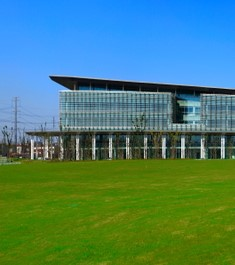
#> input picture test1/1.jpg, 235 x 265 px
$ python main.py
#> lines starting #> are read from the running program, lines starting #| are printed output that depends on the picture
import cv2
import numpy as np
import random
RANSAC_TIME = 1500
MIN_DIS = 5
compression = 3
index = 0
def stitch(img1, img2):
    global index
    index += 1
    height1 = img1.shape[0]
    width1 = img1.shape[1]
    height2 = img2.shape[0]
    width2 = img2.shape[1]
    height = max(height1, height2)
    width = max(width1, width2)
    img1 = cv2.copyMakeBorder(img1, (height - height1)//2, height - height1 - (height - height1)//2, (width - width1)//2, width - width1 - (width - width1)//2, cv2.BORDER_CONSTANT)
    img2 = cv2.copyMakeBorder(img2, (height - height2)//2, height - height2 - (height - height2)//2, (width - width2)//2, width - width2 - (width - width2)//2, cv2.BORDER_CONSTANT)
    sift = cv2.xfeatures2d.SIFT_create()
    kp1, des1 = sift.detectAndCompute(img1, None)
    kp2, des2 = sift.detectAndCompute(img2, None)
    FLANN_INDEX_KDTREE = 0
    indexParams = dict(algorithm=FLANN_INDEX_KDTREE, trees=5)
    searchParams = dict(checks=50)

    flann = cv2.FlannBasedMatcher(indexParams, searchParams)
    match = flann.knnMatch(des1, des2, k=2)
    goodMatch = []
    for i,(m,n) in enumerate(match):
            if m.distance < 0.75 * n.distance:
                    goodMatch.append(m)

    max_num = 0
    list_max = []
    for i in range(RANSAC_TIME):
        list = []
        ranIdx = []
        for j in range(4):
            ranIdx.append(random.randint(0, len(goodMatch) - 1))
        x1, y1 = kp1[goodMatch[ranIdx[0]].queryIdx].pt
        x1p, y1p = kp2[goodMatch[ranIdx[0]].trainIdx].pt
        x2, y2 = kp1[goodMatch[ranIdx[1]].queryIdx].pt
        x2p, y2p = kp2[goodMatch[ranIdx[1]].trainIdx].pt
        x3, y3 = kp1[goodMatch[ranIdx[2]].queryIdx].pt
        x3p, y3p = kp2[goodMatch[ranIdx[2]].trainIdx].pt
        x4, y4 = kp1[goodMatch[ranIdx[3]].queryIdx].pt
        x4p, y4p = kp2[goodMatch[ranIdx[3]].trainIdx].pt
        A = np.matrix([[x1, y1, 1, 0, 0, 0, -x1 * x1p, -x1p * y1],
                   [0, 0, 0, x1, y1, 1, -x1 * y1p, -y1 * y1p],
                   [x2, y2, 1, 0, 0, 0, -x2 * x2p, -x2p * y2],
                   [0, 0, 0, x2, y2, 1, -x2 * y2p, -y2 * y2p],
                   [x3, y3, 1, 0, 0, 0, -x3 * x3p, -x3p * y3],
                   [0, 0, 0, x3, y3, 1, -x3 * y3p, -y3 * y3p],
                   [x4, y4, 1, 0, 0, 0, -x4 * x4p, -x4p * y4],
                   [0, 0, 0, x4, y4, 1, -x4 * y4p, -y4 * y4p]])
        b = np.matrix([[x1p],
                       [y1p],
                       [x2p],
                       [y2p],
                       [x3p],
                       [y3p],
                       [x4p],
                       [y4p]])
        num = 0
        try:
            x = np.linalg.inv(A) * b
            H = np.matrix([[x[0, 0], x[1, 0], x[2, 0]],
                           [x[3, 0], x[4, 0], x[5, 0]],
                           [x[6, 0], x[7, 0], 1]])
            num = 0
            for j in range(len(goodMatch)):
                x, y = kp1[goodMatch[j].queryIdx].pt
                ptr = H * np.matrix([[x], [y], [1]])
                xp, yp = kp2[goodMatch[j].trainIdx].pt
                ptrp = np.matrix([[xp], [yp], [1]])
                dist = np.linalg.norm(ptrp - ptr)
                if dist <= MIN_DIS:
                    num += 1
                    list.append(goodMatch[j])
            if num >= max_num:
                maxH = H
                max_num = num
                list_max = list

        except:
            pass
    img_out = cv2.drawMatches(img1, kp1, img2, kp2, list_max, None, flags=2)
    cv2.imwrite(str(index) + 'match.jpg', img_out)
    print(max_num)
    warpImg = cv2.warpPerspective(img2, np.array(maxH), (img1.shape[1] + img2.shape[1], img2.shape[0]), flags=cv2.WARP_INVERSE_MAP)
    direct = warpImg.copy()
    direct[0:img1.shape[0], 0:img1.shape[1]] = img1
    rows, cols = img1.shape[:2]

    for col in range(0, cols):
        if img1[:, col].any() and warpImg[:, col].any():
            left = col
            break
    for col in range(cols - 1, 0, -1):
        if img1[:, col].any() and warpImg[:, col].any():
            right = col
            break

    res = np.zeros([rows, cols, 3], np.uint8)
    for row in range(0, rows - 1):
        for col in range(0, cols):
            if not img1[row, col].any():
                res[row, col] = warpImg[row, col]
            elif not warpImg[row, col].any():
                res[row, col] = img1[row, col]
            else:
                srcImgLen = float(abs(col - left))
                testImgLen = float(abs(col - right))
                alpha = srcImgLen / (srcImgLen + testImgLen)
                res[row, col] = np.clip(img1[row, col] * (1 - alpha) + warpImg[row, col] * alpha, 0, 255)

    warpImg[0:img1.shape[0], 0:img1.shape[1]] = res
    p = 0
    for i in range(warpImg.shape[1]):
        pixel = warpImg.shape[1] - i - 1
        for j in range(warpImg.shape[0]):
            if (warpImg[j][pixel][0] != 0 or warpImg[j][pixel][1] != 0 or warpImg[j][pixel][2] != 0):
                if p == 0:
                    p = pixel

    warpImg = warpImg[:, 0:p]
    return warpImg

img1 = cv2.imread('test1/1.jpg')
#> img1 is the input picture: shape (265, 235, 3); mean B, G, R 114.3, 127.7, 75.6
img2 = cv2.imread('test1/2.jpg')
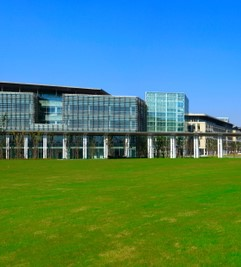
#> input picture test1/2.jpg, 241 x 267 px
#> img2 is the input picture: shape (267, 241, 3); mean B, G, R 117.1, 131.1, 74.5
img3 = cv2.imread('test1/3.jpg')
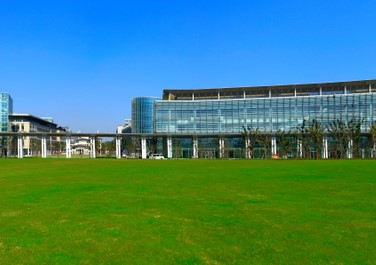
#> input picture test1/3.jpg, 376 x 265 px
#> img3 is the input picture: shape (265, 376, 3); mean B, G, R 119.2, 130, 67.2
img4 = cv2.imread('test1/4.jpg')
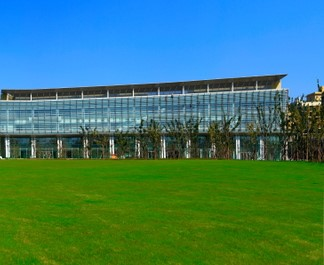
#> input picture test1/4.jpg, 324 x 265 px
#> img4 is the input picture: shape (265, 324, 3); mean B, G, R 107.7, 121.9, 62.5
img1 = cv2.resize(img1, (img1.shape[1]//compression,img1.shape[0]//compression), interpolation=cv2.INTER_AREA)
#> img1: shape (88, 78, 3)
img2 = cv2.resize(img2, (img2.shape[1]//compression,img2.shape[0]//compression), interpolation=cv2.INTER_AREA)
#> img2: shape (89, 80, 3)
img3 = cv2.resize(img3, (img3.shape[1]//compression,img3.shape[0]//compression), interpolation=cv2.INTER_AREA)
#> img3: shape (88, 125, 3)
img4 = cv2.resize(img4, (img4.shape[1]//compression,img4.shape[0]//compression), interpolation=cv2.INTER_AREA)
#> img4: shape (88, 108, 3)
test = stitch(stitch(stitch(img1, img2),img3),img4)
#> in stitch, `img1 = cv2.copyMakeBorder(img1, (height - height1)//2, height - height..`:
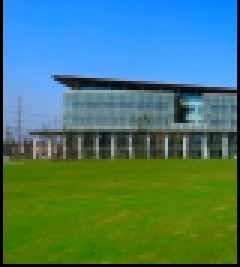
#> img1: shape (89, 80, 3) (shown 3 times larger); mean of channels 0, 1, 2 110.2, 123.1, 72.9; drawn as B, G, R
#> in stitch, `kp1, des1 = sift.detectAndCompute(img1, None)`: kp1 = 26 keypoints; strongest (x, y, size): (60, 38, 3.3), (64, 34, 2.5), (65, 40, 4.3), (35, 46, 2.8)
#> in stitch, `kp2, des2 = sift.detectAndCompute(img2, None)`: kp2 = 45 keypoints; strongest (x, y, size): (67, 42, 2.2), (50, 50, 1.9), (69, 40, 1.9), (13, 38, 3.3)
#> in stitch, `match = flann.knnMatch(des1, des2, k=2)`: match = 26 matches
#> the loop in stitch, `for i,(m,n) in enumerate(match):` made 26 passes
#> after the loop in stitch, `for i,(m,n) in enumerate(match):`: goodMatch = 9 matches
#> the loop in stitch, `for i in range(RANSAC_TIME):` made 1500 passes
#> (x1, y1, x1p, y1p, x2, y2, x2p, y2p) on pass 22: (40.71, 50.92, 24.76, 51.21, 51.95, 50.87, 24.76, 51.21)
#> (x1, y1, x1p, y1p, x2, y2, x2p, y2p) on passes 1 to 6: (64.6, 45.13, 17.87, 45.41, 64.6, 45.13, 17.87, 45.41), (71.71, 50.93, 24.76, 51.21, 65.22, 39.77, 18.37, 39.95), (65.22, 39.77, 18.37, 39.95, 64.09, 34.03, 17.51, 34.23), (58.05, 45.84, 11.2, 45.96, 60.1, 37.92, 13.27, 38.19), (60.1, 37.92, 13.27, 38.19, 71.71, 50.93, 24.76, 51.21), (51.95, 50.87, 24.76, 51.21, 51.95, 50.87, 24.76, 51.21)
#| 6
#> the loop in stitch (call 2), `for i,(m,n) in enumerate(match):` made 60 passes
#| 1
#> after the loop in stitch (call 2), `for row in range(0, rows - 1):`:
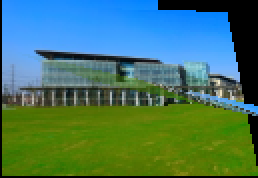
#> res: shape (89, 129, 3) (shown 2 times larger); mean of channels 0, 1, 2 100, 117.5, 69.1; drawn as B, G, R
#> in stitch (call 3), `img2 = cv2.copyMakeBorder(img2, (height - height2)//2, height - height..`:
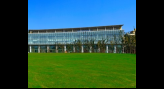
#> img2: shape (89, 164, 3); mean of channels 0, 1, 2 70.2, 79.4, 40.7; drawn as B, G, R
#> the loop in stitch (call 3), `for i,(m,n) in enumerate(match):` made 58 passes
#> in stitch (call 3), `img_out = cv2.drawMatches(img1, kp1, img2, kp2, list_max, None, flags=2)`:
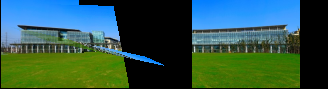
#> img_out: shape (89, 328, 3); mean of channels 0, 1, 2 75.6, 86.6, 47.7; drawn as B, G, R
#| 0
#> (the run stopped early here; a loop or call above may not have finished)
